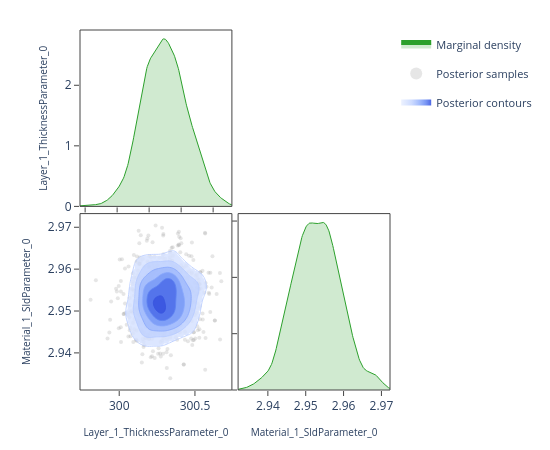

Notebook cell for this chart:
### Code cell
# ---- Pairwise focus: thickness vs SLD ---------------------------------------
# A 2-parameter corner plot zooms in on the joint posterior for a specific
# pair.  This is the same view the EasyReflectometryApp's "2D Heatmap"
# sub-tab uses to inspect parameter degeneracies.


params_of_interest = ['Layer_1_ThicknessParameter_0', 'Material_1_SldParameter_0']
idx = [posterior.param_names.index(p) for p in params_of_interest]
subset_draws = np.asarray(posterior.draws)[:, idx]

fig = plot_corner(subset_draws, params_of_interest)
fig.show()

### Figure 1 — Plotly figure (JSON) as saved in the notebook; plotly's stock layout.template omitted (floating-point values rounded to 4 significant figures; data arrays with more than 128 entries replaced by an {"elided": "..."} marker saying what was removed)
{"data": [{"fill": "tozeroy", "fillcolor": "rgba(44, 160, 44, 0.22)", "hoverinfo": "skip", "legendgroup": "marginal", "line": {"color": "rgb(44, 160, 44)", "width": 1}, "mode": "lines", "name": "Marginal density", "showlegend": true, "type": "scatter", "x": {"elided": "256 float values"}, "xaxis": "x", "y": {"elided": "256 float values"}, "yaxis": "y"}, {"hoverinfo": "skip", "legendgroup": "scatter", "marker": {"color": "rgba(140, 140, 140, 0.22)", "size": 4}, "mode": "markers", "name": "Posterior samples", "showlegend": true, "type": "scatter", "x": {"elided": "720 float values"}, "xaxis": "x3", "y": {"elided": "720 float values"}, "yaxis": "y3", "zorder": 0}, {"colorscale": [[0.0, "rgba(224, 233, 255, 0.62)"], [0.35, "rgba(183, 203, 255, 0.70)"], [0.6, "rgba(138, 169, 252, 0.78)"], [0.82, "rgba(96, 131, 242, 0.84)"], [1.0, "rgba(58, 86, 224, 0.90)"]], "connectgaps": false, "contours": {"coloring": "fill", "end": 159.0, "showlabels": false, "showlines": false, "size": 25.11, "start": 33.48}, "hoverinfo": "skip", "legendgroup": "contour", "name": "Posterior contours", "showlegend": true, "showscale": false, "type": "contour", "x": [299.8, 299.8, 299.8, 299.8, 299.8, 299.8, 299.8, 299.9, 299.9, 299.9, 299.9, 299.9, 299.9, 299.9, 299.9, 299.9, 300.0, 300.0, 300.0, 300.0, 300.0, 300.0, 300.0, 300.0, 300.1, 300.1, 300.1, 300.1, 300.1, 300.1, 300.1, 300.1, 300.2, 300.2, 300.2, 300.2, 300.2, 300.2, 300.2, 300.2, 300.2, 300.3, 300.3, 300.3, 300.3, 300.3, 300.3, 300.3, 300.3, 300.4, 300.4, 300.4, 300.4, 300.4, 300.4, 300.4, 300.4, 300.5, 300.5, 300.5, 300.5, 300.5, 300.5, 300.5, 300.5, 300.5, 300.6, 300.6, 300.6, 300.6, 300.6, 300.6, 300.6, 300.6, 300.7, 300.7, 300.7, 300.7, 300.7, 300.7], "xaxis": "x3", "y": [2.932, 2.933, 2.933, 2.934, 2.934, 2.935, 2.935, 2.936, 2.936, 2.937, 2.937, 2.938, 2.938, 2.939, 2.939, 2.94, 2.94, 2.941, 2.941, 2.942, 2.942, 2.943, 2.943, 2.944, 2.944, 2.945, 2.945, 2.946, 2.946, 2.947, 2.947, 2.948, 2.948, 2.949, 2.949, 2.95, 2.95, 2.951, 2.951, 2.952, 2.952, 2.953, 2.953, 2.954, 2.954, 2.955, 2.956, 2.956, 2.957, 2.957, 2.958, 2.958, 2.959, 2.959, 2.96, 2.96, 2.961, 2.961, 2.962, 2.962, 2.963, 2.963, 2.964, 2.964, 2.965, 2.965, 2.966, 2.966, 2.967, 2.967, 2.968, 2.968, 2.969, 2.969, 2.97, 2.97, 2.971, 2.971, 2.972, 2.972], "yaxis": "y3", "z": {"elided": "80x80 float values"}, "zmax": 159.0, "zmin": 33.48, "zorder": 1}, {"colorscale": [[0.0, "rgba(183, 203, 255, 0.94)"], [0.35, "rgba(183, 203, 255, 0.94)"], [0.35, "rgba(138, 169, 252, 0.95)"], [0.6, "rgba(138, 169, 252, 0.95)"], [0.6, "rgba(96, 131, 242, 0.96)"], [0.82, "rgba(96, 131, 242, 0.96)"], [0.82, "rgba(58, 86, 224, 0.98)"], [1.0, "rgba(58, 86, 224, 0.98)"]], "contours": {"coloring": "lines", "end": 159.0, "showlabels": false, "size": 25.11, "start": 33.48}, "hoverinfo": "skip", "legendgroup": "contour", "line": {"width": 0.9}, "showlegend": false, "showscale": false, "type": "contour", "x": [299.8, 299.8, 299.8, 299.8, 299.8, 299.8, 299.8, 299.9, 299.9, 299.9, 299.9, 299.9, 299.9, 299.9, 299.9, 299.9, 300.0, 300.0, 300.0, 300.0, 300.0, 300.0, 300.0, 300.0, 300.1, 300.1, 300.1, 300.1, 300.1, 300.1, 300.1, 300.1, 300.2, 300.2, 300.2, 300.2, 300.2, 300.2, 300.2, 300.2, 300.2, 300.3, 300.3, 300.3, 300.3, 300.3, 300.3, 300.3, 300.3, 300.4, 300.4, 300.4, 300.4, 300.4, 300.4, 300.4, 300.4, 300.5, 300.5, 300.5, 300.5, 300.5, 300.5, 300.5, 300.5, 300.5, 300.6, 300.6, 300.6, 300.6, 300.6, 300.6, 300.6, 300.6, 300.7, 300.7, 300.7, 300.7, 300.7, 300.7], "xaxis": "x3", "y": [2.932, 2.933, 2.933, 2.934, 2.934, 2.935, 2.935, 2.936, 2.936, 2.937, 2.937, 2.938, 2.938, 2.939, 2.939, 2.94, 2.94, 2.941, 2.941, 2.942, 2.942, 2.943, 2.943, 2.944, 2.944, 2.945, 2.945, 2.946, 2.946, 2.947, 2.947, 2.948, 2.948, 2.949, 2.949, 2.95, 2.95, 2.951, 2.951, 2.952, 2.952, 2.953, 2.953, 2.954, 2.954, 2.955, 2.956, 2.956, 2.957, 2.957, 2.958, 2.958, 2.959, 2.959, 2.96, 2.96, 2.961, 2.961, 2.962, 2.962, 2.963, 2.963, 2.964, 2.964, 2.965, 2.965, 2.966, 2.966, 2.967, 2.967, 2.968, 2.968, 2.969, 2.969, 2.97, 2.97, 2.971, 2.971, 2.972, 2.972], "yaxis": "y3", "z": {"elided": "80x80 float values"}, "zmax": 159.0, "zmin": 33.48, "zorder": 2}, {"fill": "tozeroy", "fillcolor": "rgba(44, 160, 44, 0.22)", "hoverinfo": "skip", "legendgroup": "marginal", "line": {"color": "rgb(44, 160, 44)", "width": 1}, "mode": "lines", "name": "Marginal density", "showlegend": false, "type": "scatter", "x": {"elided": "256 float values"}, "xaxis": "x4", "y": {"elided": "256 float values"}, "yaxis": "y4"}], "layout": {"height": 450, "legend": {"font": {"size": 11}, "itemsizing": "constant", "orientation": "v", "x": 1.02, "xanchor": "left", "y": 1.0, "yanchor": "top"}, "margin": {"b": 60, "l": 80, "r": 160, "t": 30}, "plot_bgcolor": "white", "shapes": [{"fillcolor": "rgba(0,0,0,0)", "layer": "above", "line": {"color": "#444", "width": 1}, "type": "rect", "x0": 0, "x1": 1, "xref": "x domain", "y0": 0, "y1": 1, "yref": "y domain"}, {"fillcolor": "rgba(0,0,0,0)", "layer": "above", "line": {"color": "#444", "width": 1}, "type": "rect", "x0": 0, "x1": 1, "xref": "x3 domain", "y0": 0, "y1": 1, "yref": "y3 domain"}, {"fillcolor": "rgba(0,0,0,0)", "layer": "above", "line": {"color": "#444", "width": 1}, "type": "rect", "x0": 0, "x1": 1, "xref": "x4 domain", "y0": 0, "y1": 1, "yref": "y4 domain"}], "showlegend": true, "width": 550, "xaxis": {"anchor": "y", "domain": [0.0, 0.49], "showgrid": false, "showticklabels": false, "ticks": "outside", "zeroline": false}, "xaxis2": {"anchor": "y2", "domain": [0.51, 1.0], "showgrid": false, "ticks": "outside", "visible": false, "zeroline": false}, "xaxis3": {"anchor": "y3", "domain": [0.0, 0.49], "showgrid": false, "ticks": "outside", "title": {"font": {"size": 10}, "text": "Layer_1_ThicknessParameter_0"}, "zeroline": false}, "xaxis4": {"anchor": "y4", "domain": [0.51, 1.0], "showgrid": false, "ticks": "outside", "title": {"font": {"size": 10}, "text": "Material_1_SldParameter_0"}, "zeroline": false}, "yaxis": {"anchor": "x", "domain": [0.51, 1.0], "showgrid": false, "ticks": "outside", "title": {"font": {"size": 10}, "text": "Layer_1_ThicknessParameter_0"}, "zeroline": false}, "yaxis2": {"anchor": "x2", "domain": [0.51, 1.0], "showgrid": false, "ticks": "outside", "visible": false, "zeroline": false}, "yaxis3": {"anchor": "x3", "domain": [0.0, 0.49], "showgrid": false, "ticks": "outside", "title": {"font": {"size": 10}, "text": "Material_1_SldParameter_0"}, "zeroline": false}, "yaxis4": {"anchor": "x4", "domain": [0.0, 0.49], "showgrid": false, "showticklabels": false, "ticks": "outside", "zeroline": false}}}
